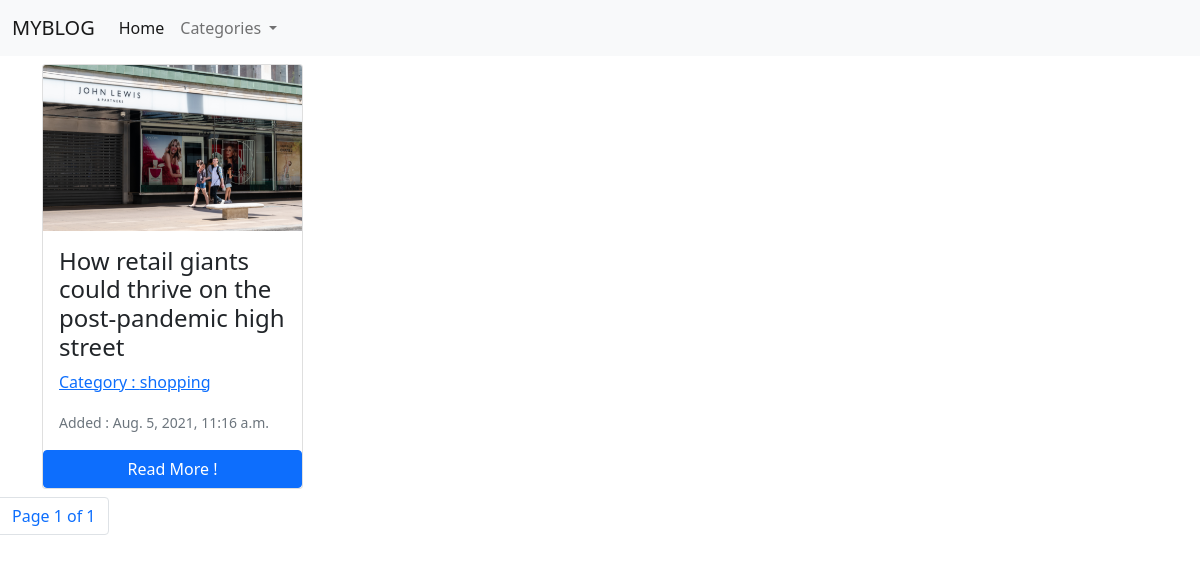
The page / on the database its author committed.
### blog/models.py (models this page shows, shortened)
class Accueil(models.Model):
    title = models.CharField(max_length=200, null=True)
    resu = models.TextField(null=True)
    image=models.ImageField(upload_to="images/")
    body=RichTextField(null=True, blank=True)
    date_creation=models.DateTimeField(auto_now_add=True)
    date_miseajour=models.DateTimeField(auto_now=True)
    categorie= models.ForeignKey(Categorie,max_length=60, null=True , on_delete=models.SET_NULL)

class Categorie (models.Model):
    name = models.CharField(max_length=60, null=True)
    def __str__(self):
        return self.name

### blog/views.py (the view)
# urls.py: path('',views.home,name='home'),
def home(request):
    articles = Accueil.objects.all()
    category_list = Categorie.objects.all()
    p=Paginator(articles,4)
    page=request.GET.get('page')
    list_articles=p.get_page(page)
    context = {'articles': articles , 'category_list':category_list, 'list_articles':list_articles}
    return render (request , 'blog/blog.html', context)

### templates/blog/blog.html (shortened to what this page needs)
{% extends 'main.html' %}
{% block content %}
<div class="container">
    <div class="row">
      {% for art in list_articles %}
        <div class="col-sm-6 col-lg-3 py-2">
            <div class="card h-100">
                <img class="card-img-top img-fluid" src="{{art.image.url}}" >
                <div class="card-body">
                    <h4 class="card-title">{{art.title}}</h4>
                    <p class="card-text"><a href="{% url 'categorie' art.categorie %} ">Category : {{art.categorie}}</a></p>
                    <p class="card-text"><small class="text-muted">Added : {{art.date_creation}}</small></p>
                </div>
                <a href="{% url 'article' art.pk %} " class="btn btn-primary">Read More !</a>
            </div>
        </div>
        {% endfor %}
    </div>
</div>
<nav aria-label="Page navigation example" >
  <ul class="pagination" >
<li class="page-item"><a href="#" class="page-link" >Page {{list_articles.number }} of {{ list_articles.paginator.num_pages}}</a></li>
  </ul>
</nav>
{% endblock %}

### templates/main.html (shortened to what this page needs)
<!DOCTYPE html>
<html lang="en">
<head>
<link href="https://cdn.jsdelivr.net/npm/bootstrap@5.0.2/dist/css/bootstrap.min.css" rel="stylesheet">
</head>
<body>
{% include 'base/Navbar.html' %}
{% block content %}
{% endblock %}
</body>
</html>

### templates/base/Navbar.html (shortened to what this page needs)
<nav class="navbar navbar-expand-lg navbar-light bg-light">
  <div class="container-fluid">
    <a class="navbar-brand" href="{% url 'home' %}">MYBLOG</a>
    <div class="collapse navbar-collapse" id="navbarSupportedContent">
      <ul class="navbar-nav me-auto mb-2 mb-lg-0">
        <li class="nav-item">
          <a class="nav-link active" aria-current="page"  href="{% url 'home' %}">Home</a>
        </li>
      {% if category_list %}
        <li class="nav-item dropdown">
          <a class="nav-link dropdown-toggle" href="#" id="navbarDropdown" role="button" data-bs-toggle="dropdown" aria-expanded="false">
            Categories
          </a>
        </li>
        {% endif %}
      </ul>
    </div>
  </div>
</nav>

### rows shown on the page
Accueil: image (picture), title "How retail giants could thrive on the post-pandemic high street", categorie "shopping", date_creation "Aug. 5, 2021, 11:16 a.m."

### other values the page prints
{{ list_articles.number }} "1"
{{ list_articles.paginator.num_pages }} "1"
